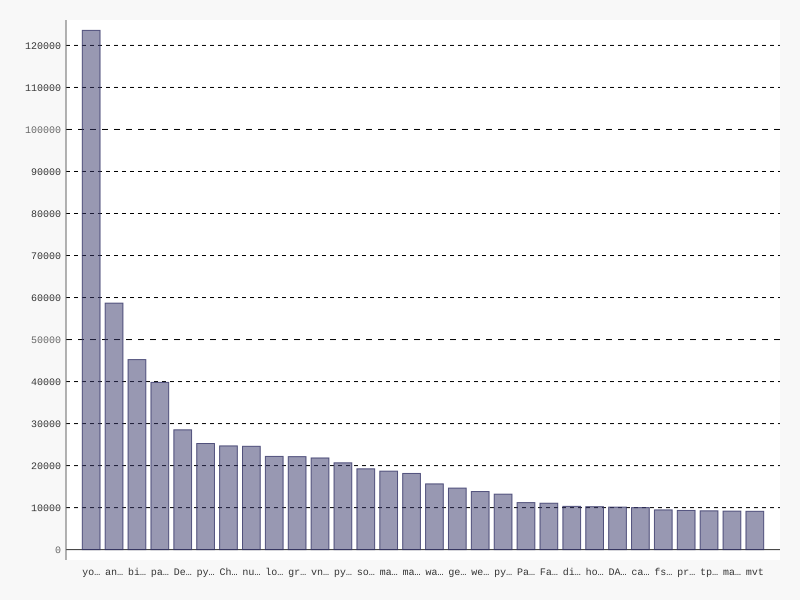

Python code for this plot:
#Using a Web API
#The q stands for query
#Processing an API response
import requests
import pygal
from pygal.style import LightColorizedStyle as LCS, LightenStyle as LS
#Make an API call and store the response
url = 'https://api.github.com/search/repositories?q=language:python&sort=stars'
r = requests.get(url)
print("Status code:", r.status_code)

#Store API response in a variable.
response_dict = r.json()
print("Total repositories:", response_dict['total_count'])

#Explore information about the repositories.
response_dicts = response_dict['items']

names, stars = [], []
for repo_dict in response_dicts:
    names.append((repo_dict['name']))
    stars.append(repo_dict['stargazers_count'])

#Make visualization
my_style = LS('#333366', base_style=LCS)
chart = pygal.Bar(style=my_style, x_labei_rotation=45, show_legend=False)
chart.tittle = 'Most-Starred Python Projects on Github'
chart.x_labels = names

chart.add('', stars)
chart.render_to_file('python_repos.svg')
